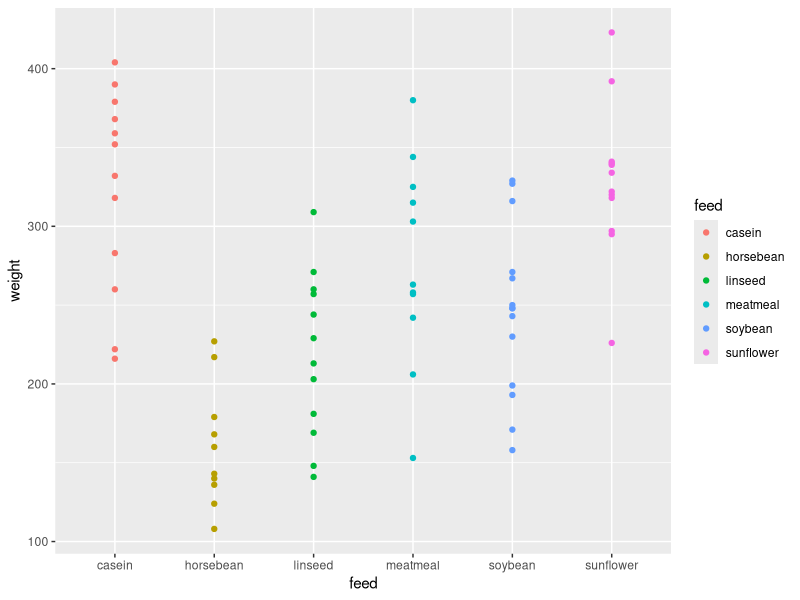
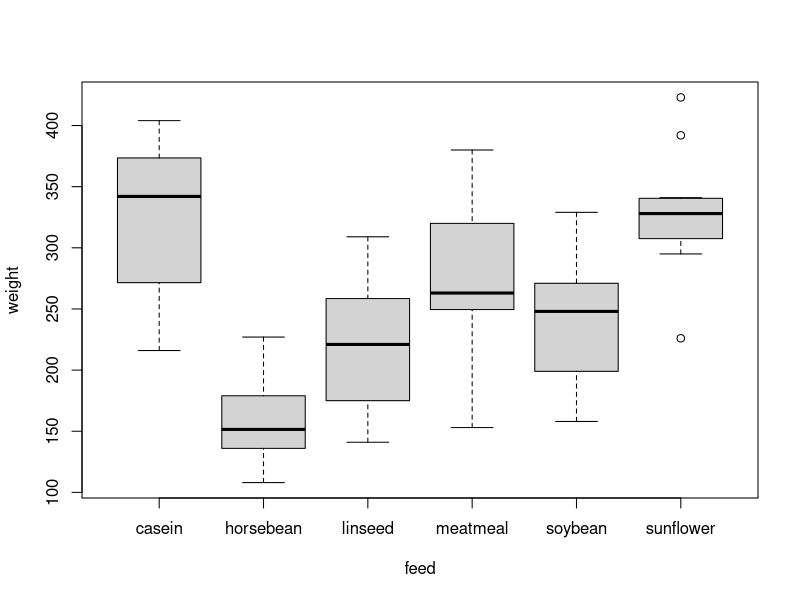

Source code (R) for these figures, in order:
## ---- chunk 1
library(datasets) 
library(tidyverse)
## ---- chunk 2
data("chickwts")
## ---- chunk 3
chickwts
## ---- chunk 4
summary(chickwts)
## ---- chunk 5
median(filter(chickwts, feed == "horsebean")$weight)
## ---- chunk 6
mean(filter(chickwts, feed == "horsebean")$weight)
## ---- chunk 7
library(dplyr)
library(tidyr)
## ---- chunk 8
chickwts %>%
  select(feed, weight) %>%
  filter(feed == "casein" |
         feed == "horsebean"|
         feed == "linseed"|
         feed == "soybean"|
         feed == "sunflower"|
         feed == "meatmeal") %>%
  group_by(feed) %>%
  summarise(Average_weight = mean(weight))
## ---- chunk 9
chickwts %>%
  select(feed, weight) %>%
  filter(feed == "casein" |
         feed == "horsebean"|
         feed == "linseed"|
         feed == "soybean"|
         feed == "sunflower"|
         feed == "meatmeal") %>%
  group_by(feed) %>%
  summarise(Median_weight = median(weight))
## ---- chunk 10
anova(fm1 <- lm(weight ~ feed, data = chickwts))
## ---- chunk 11
library(ggplot2)
ggplot(data = chickwts) +
  geom_point(mapping = aes(y = weight, x = feed, colour = feed))
## ---- chunk 12
head(chickwts)
attach(chickwts)
boxplot(weight~feed)
